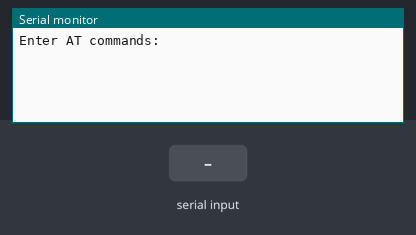
This sketch was run on a simulated Arduino Uno, built with avr-gcc and run on an emulated ATmega328P. Shown: the last lines printed to the serial monitor. The inputs (shaded band) are chosen by the test bench.

Above: at 1.2 s.
1.3 s: "1\n" received over Serial
At 2.3 s:
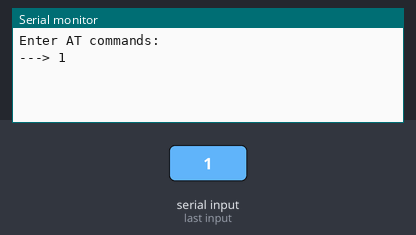
2.8 s: "1\n" received over the second serial link
At 3.6 s:
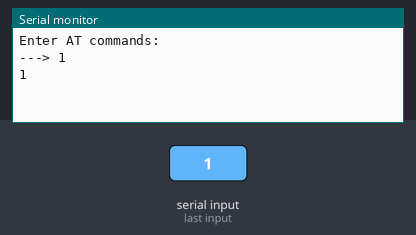
4.3 s: "0\n" received over Serial
At 5.5 s:
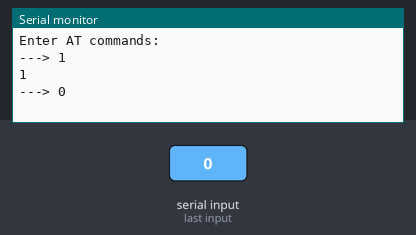
5.8 s: "0\n" received over the second serial link
At 7.1 s:
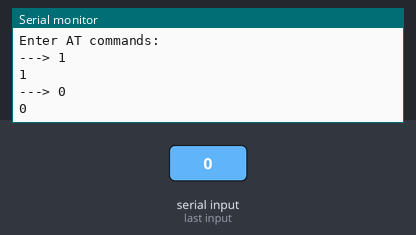

Measured:
- after the input at 1.3 s, the serial monitor: prints a new line at once (image 1)
- after the input at 2.8 s, the serial monitor: prints a new line at once (image 2)
- after the input at 4.3 s, the serial monitor: prints a new line at once (image 3)
- after the input at 5.8 s, the serial monitor: prints a new line at once (image 4)

The sketch:

BlueTooth_01.ino
```cpp
/*                                     +  -                                         +  -
                                       *  *    *  *  *  *  *       *  *  *  *  *    *  *
                                       *  *    *  *  *  *  *       *  *  +-----+    *  *
                                       *  * +----[PWR]-------------------| USB |--+ *  *
                                       *  * |                            +-----+  | *  *
                                       *  * |         GND/RST2  [ ][ ]            | *  *
                                       *  * |       MOSI2/SCK2  [ ][ ]  A5/SCL[ ] | *  *
                                       *  * |          5V/MISO2 [ ][ ]  A4/SDA[ ] | *  *
                                       *  * |                             AREF[ ] | *  *
                                       *  * |                              GND[ ] | *  *
                                       *  * | [ ]N/C                    SCK/13[ ] | *  *
                                       *  * | [ ]IOREF                 MISO/12[ ] | *  *
                                       *  * | [ ]RST                   MOSI/11[ ] | *  *
                                       *  * | [ ]3V3    +---+               10[ ] | *  *
                                       0------[0]5v    -| A |-               9[ ] | *  *
                                       *  * | [ ]GND   -| R |-               8[ ] | *  *
                                       *  0---[0]GND   -| D |-                    | *  *
                                       *  * | [ ]Vin   -| U |-               7[ ] | *  *
                                       *  * |          -| I |-               6[ ]~| *  *
                                       *  * | [0]A0    -| N |-               5[ ]~| *  *
                                       *  * | [ ]A1    -| O |-               4[ ] | *  *
                                       *  * | [ ]A2     +---+           INT1/3[ ]~| *  *
                                       *  * | [ ]A3                     INT0/2[ ] | *  *
                                       *  * | [ ]A4/SDA   RST SCK MISO    TX>1[0] |---------\
                                       *  * | [ ]A5/SCL   [ ] [ ] [ ]     RX<0[0] |-------\ |
                                       *  * |             [ ] [ ] [ ]             | *  *  | |
                                       *  * |  UNO_R3     GND MOSI 5V ____________/ *  *  | |
                                       *  * \________________________/              *  *  | |
                                       *  *    *  *  *  *  *       *  *  *  *  *    *  *  | |
                                       *  *    *  *  *  *  *       *  *  *  *  *    *  *  | |
                                       *  *    *  *  *  *  *       *  *  *  *  *    *  *  | |
                                       *  *    *  *  *  *  *       *  *  *  *  *    *  *  | |
+--------------------------+           *  *    *  *  *  *  *       *  *  *  *  *    *  *  | |
|   ___                    |----State  *  *    *  *  *  *  *       *  *  *  *  *    *  *  | |
|  [    +------+  +------+ |----RXD a TXD de Arduino--------------------------------------|-/   (pin 1)
|   ]   |      |  |      | |----TXD a RXD de Arduino-------------------------------------/      (pin 0)
|  [    |      |  |      | |----GND-------0    *  *  *  *  *       *  *  *  *  *    *  *
|   ]   +------+  +------+ |----Vcc-5v-0  *    *  *  *  *  *       *  *  *  *  *    *  *
|  [                       |-----      *  *    *  *  *  *  *       *  *  *  *  *    *  *
+--------------------------+           *  *    *  *  *  *  *       *  *  *  *  *    *  *
                                       *  0    *  *  *  *  *       *  *  *  *  *    *  0
                         pin GND---------/ \------------------------------------------/ - GND
                                       *  *    *  *  *  *  *       *  *  *  *  *    *  *
                                       0  *    *  *  *  *  *       *  *  *  *  *    0  *
                         pin 5v-------/ \------------------------------------------/+ 5v
* https://www.prometec.net/bt-hc06/
*/
#include <SoftwareSerial.h>
SoftwareSerial BT1(4,2); // RX, TX
void setup()
   {
       Serial.begin(9600);
       Serial.println("Enter AT commands:");
       BT1.begin(9600);
   }

void loop()
   {
       if (BT1.available())
           {
				Serial.write(BT1.read());
			}
       if (Serial.available())
			{
				String S = GetLine();
				BT1.print(S);
				Serial.println("---> " + S);
			}
}

String GetLine()
   {
	   String S = "" ;
       if (Serial.available())
			{
			char c = Serial.read(); ;
			while ( c != '\n')            //Hasta que el caracter sea intro
				{     S = S + c ;
					delay(25) ;
					c = Serial.read();
				}
			return( S + '\n') ;
		}
   }
```
